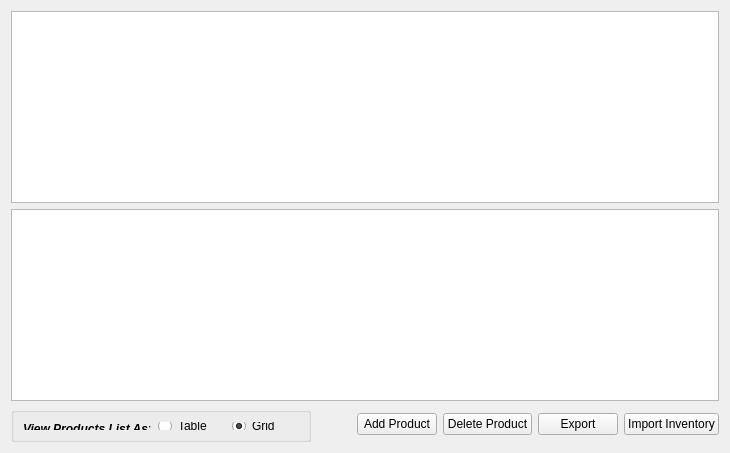
     <widget class="QWidget" name="pageBrowseProduct">
      <layout class="QVBoxLayout">
       <item>
        <widget class="QTableView" name="productsViewAlt">
         <property name="sortingEnabled">
          <bool>true</bool>
         </property>
        </widget>
       </item>
       <item>
        <widget class="QListView" name="productsView"/>
       </item>
       <item>
        <layout class="QHBoxLayout" name="_4">
         <item>
          <widget class="QGroupBox" name="groupBox">
           <property name="minimumSize">
            <size>
             <width>300</width>
             <height>0</height>
            </size>
           </property>
           <property name="maximumSize">
            <size>
             <width>16777215</width>
             <height>35</height>
            </size>
           </property>
           <property name="title">
            <string/>
           </property>
           <layout class="QHBoxLayout" name="horizontalLayout">
            <item>
             <widget class="QLabel" name="label">
              <property name="text">
               <string>&lt;!DOCTYPE HTML PUBLIC &quot;-//W3C//DTD HTML 4.0//EN&quot; &quot;http://www.w3.org/TR/REC-html40/strict.dtd&quot;&gt;
&lt;html&gt;&lt;head&gt;&lt;meta name=&quot;qrichtext&quot; content=&quot;1&quot; /&gt;&lt;style type=&quot;text/css&quot;&gt;
p, li { white-space: pre-wrap; }
&lt;/style&gt;&lt;/head&gt;&lt;body style=&quot; font-family:'Lucida Grande'; font-size:9pt; font-weight:400; font-style:normal;&quot;&gt;
&lt;p style=&quot; margin-top:0px; margin-bottom:0px; margin-left:0px; margin-right:0px; -qt-block-indent:0; text-indent:0px;&quot;&gt;&lt;span style=&quot; font-weight:600; font-style:italic;&quot;&gt;View Products List As&lt;/span&gt;:&lt;/p&gt;&lt;/body&gt;&lt;/html&gt;</string>
              </property>
             </widget>
            </item>
            <item>
             <widget class="QRadioButton" name="chViewProductsListAsTable">
              <property name="text">
               <string>Table</string>
              </property>
             </widget>
            </item>
            <item>
             <widget class="QRadioButton" name="chViewProductsListAsGrid">
              <property name="text">
               <string>Grid</string>
              </property>
              <property name="checkable">
               <bool>true</bool>
              </property>
              <property name="checked">
               <bool>true</bool>
              </property>
             </widget>
            </item>
           </layout>
           <zorder>chViewProductsListAsGrid</zorder>
           <zorder>chViewProductsListAsTable</zorder>
           <zorder>label</zorder>
          </widget>
         </item>
         <item>
          <spacer>
           <property name="orientation">
            <enum>Qt::Horizontal</enum>
           </property>
           <property name="sizeHint" stdset="0">
            <size>
             <width>40</width>
             <height>20</height>
            </size>
           </property>
          </spacer>
         </item>
         <item>
          <widget class="QPushButton" name="btnAddProduct">
           <property name="sizePolicy">
            <sizepolicy hsizetype="Maximum" vsizetype="Fixed">
             <horstretch>0</horstretch>
             <verstretch>0</verstretch>
            </sizepolicy>
           </property>
           <property name="maximumSize">
            <size>
             <width>150</width>
             <height>16777215</height>
            </size>
           </property>
           <property name="layoutDirection">
            <enum>Qt::LeftToRight</enum>
           </property>
           <property name="text">
            <string>Add Product</string>
           </property>
          </widget>
         </item>
         <item>
          <widget class="QPushButton" name="btnDeleteProduct">
           <property name="text">
            <string>Delete Product</string>
           </property>
          </widget>
         </item>
         <item>
          <widget class="QPushButton" name="btnExportProducts">
           <property name="text">
            <string>Export</string>
           </property>
          </widget>
         </item>
         <item>
          <widget class="QPushButton" name="btnImportInventory">
           <property name="layoutDirection">
            <enum>Qt::LeftToRight</enum>
           </property>
           <property name="autoFillBackground">
            <bool>false</bool>
           </property>
           <property name="text">
            <string>Import Inventory</string>
           </property>
          </widget>
         </item>
        </layout>
       </item>
      </layout>
     </widget>
